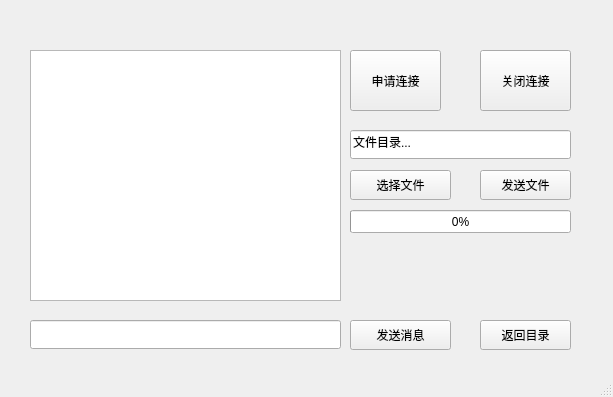
<?xml version="1.0" encoding="UTF-8"?>
<ui version="4.0">
 <class>client</class>
 <widget class="QMainWindow" name="client">
  <property name="geometry">
   <rect>
    <x>0</x>
    <y>0</y>
    <width>613</width>
    <height>397</height>
   </rect>
  </property>
  <property name="windowTitle">
   <string>client</string>
  </property>
  <widget class="QWidget" name="centralWidget">
   <widget class="QPushButton" name="pushButton_send">
    <property name="geometry">
     <rect>
      <x>350</x>
      <y>320</y>
      <width>101</width>
      <height>30</height>
     </rect>
    </property>
    <property name="text">
     <string>发送消息</string>
    </property>
   </widget>
   <widget class="QPushButton" name="pushButton_openFile">
    <property name="geometry">
     <rect>
      <x>350</x>
      <y>170</y>
      <width>101</width>
      <height>30</height>
     </rect>
    </property>
    <property name="text">
     <string>选择文件</string>
    </property>
   </widget>
   <widget class="QPushButton" name="pushButton_sendFile">
    <property name="geometry">
     <rect>
      <x>480</x>
      <y>170</y>
      <width>91</width>
      <height>30</height>
     </rect>
    </property>
    <property name="text">
     <string>发送文件</string>
    </property>
   </widget>
   <widget class="QPushButton" name="pushButton_connect">
    <property name="geometry">
     <rect>
      <x>350</x>
      <y>50</y>
      <width>91</width>
      <height>61</height>
     </rect>
    </property>
    <property name="text">
     <string>申请连接</string>
    </property>
   </widget>
   <widget class="QPushButton" name="pushButton_disconnect">
    <property name="geometry">
     <rect>
      <x>480</x>
      <y>50</y>
      <width>91</width>
      <height>61</height>
     </rect>
    </property>
    <property name="text">
     <string>关闭连接</string>
    </property>
   </widget>
   <widget class="QTextEdit" name="textEdit">
    <property name="enabled">
     <bool>true</bool>
    </property>
    <property name="geometry">
     <rect>
      <x>30</x>
      <y>50</y>
      <width>311</width>
      <height>251</height>
     </rect>
    </property>
   </widget>
   <widget class="QLineEdit" name="lineEdit_filename">
    <property name="geometry">
     <rect>
      <x>350</x>
      <y>130</y>
      <width>221</width>
      <height>29</height>
     </rect>
    </property>
    <property name="text">
     <string>文件目录...</string>
    </property>
   </widget>
   <widget class="QLineEdit" name="lineEdit">
    <property name="geometry">
     <rect>
      <x>30</x>
      <y>320</y>
      <width>311</width>
      <height>29</height>
     </rect>
    </property>
   </widget>
   <widget class="QProgressBar" name="progressBar">
    <property name="geometry">
     <rect>
      <x>350</x>
      <y>210</y>
      <width>221</width>
      <height>23</height>
     </rect>
    </property>
    <property name="value">
     <number>0</number>
    </property>
   </widget>
   <widget class="QPushButton" name="pushButton_6">
    <property name="geometry">
     <rect>
      <x>480</x>
      <y>320</y>
      <width>91</width>
      <height>30</height>
     </rect>
    </property>
    <property name="text">
     <string>返回目录</string>
    </property>
   </widget>
  </widget>
  <widget class="QStatusBar" name="statusBar"/>
 </widget>
 <layoutdefault spacing="6" margin="11"/>
 <resources/>
 <connections/>
</ui>
